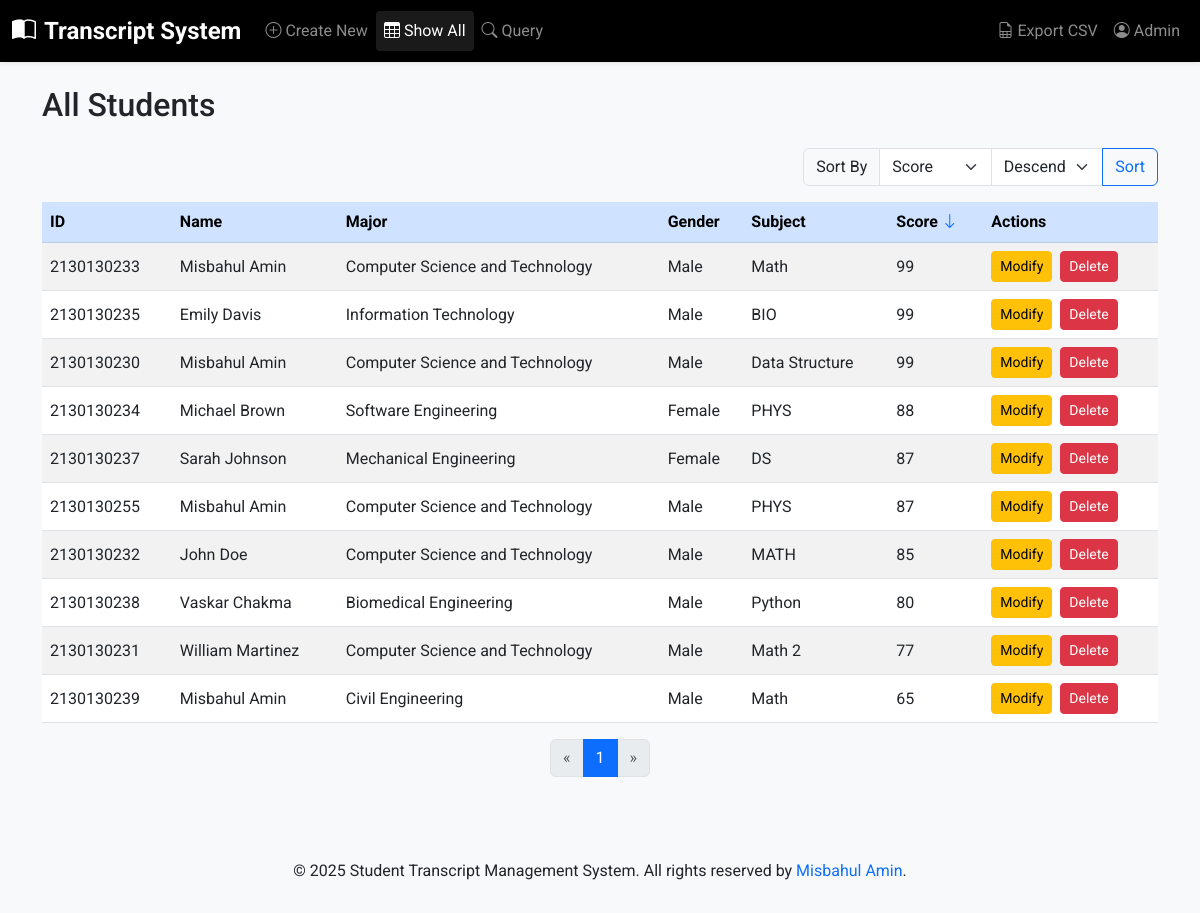
Page /list/?sort=score&order=desc on the committed database.
### students/models.py (models this page shows, shortened)
class Student(models.Model):
    MAJOR_CHOICES = [
    ('CST', 'Computer Science and Technology'),
    ('SE', 'Software Engineering'),
    ('IT', 'Information Technology'),
    ('ECE', 'Electronics and Communication Engineering'),
    ('ME', 'Mechanical Engineering'),
    ('EE', 'Electrical Engineering'),
    ('CE', 'Civil Engineering'),
    ('AE', 'Aerospace Engineering'),
    ('BME', 'Biomedical Engineering'),
    ('CHE', 'Chemical Engineering'),
    ('ENV', 'Environmental Engineering'),
    ('DS', 'Data Science'),
    ('AI', 'Artificial Intelligence'),
    ('CY', 'Cybersecurity'),
    ('IS', 'Information Systems'),
    ('BT', 'Biotechnology'),
    ('PH', 'Physics'),
    ('CH', 'Chemistry'),
    ('MA', 'Mathematics'),
    ('ECO', 'Economics'),
]
    GENDER_CHOICES = [
        ('Male', 'Male'),
        ('Female', 'Female'),
        ('Other', 'Other'),
    ]
    major = models.CharField(max_length=50, choices=MAJOR_CHOICES)
    student_id = models.CharField(max_length=20, unique=True)
    name = models.CharField(max_length=100)
    gender = models.CharField(max_length=10, choices=GENDER_CHOICES)
    subject = models.CharField(max_length=100)
    score = models.PositiveIntegerField()

### students/views.py (the view)
# urls.py: path('list/', views.list_students, name='list_students'),
def list_students(request):
    sort_by = request.GET.get('sort', 'student_id')
    order = request.GET.get('order', 'asc')
    if sort_by not in ['student_id', 'score']:
        sort_by = 'student_id'
    if order == 'desc':
        sort_by = '-' + sort_by
    students = Student.objects.all().order_by(sort_by)
    paginator = Paginator(students, 10)  # Show 10 students per page
    page_number = request.GET.get('page')
    page_obj = paginator.get_page(page_number)
    return render(request, 'students/list_students.html', {'page_obj': page_obj, 'sort': sort_by.strip('-'), 'order': order})

### templates/students/list_students.html (shortened to what this page needs)
{% extends 'base.html' %}
{% block content %}
<h2 class="mb-4">All Students</h2>
<div class="d-flex justify-content-end mb-3">
    <form method="get" class="form-inline">
        <div class="input-group">
            <label class="input-group-text" for="sort">Sort By</label>
            <select class="form-select" id="sort" name="sort">
                <option value="score" {% if sort == 'score' %}selected{% endif %}>Score</option>
            </select>
            <select class="form-select" name="order">
                <option value="desc" {% if order == 'desc' %}selected{% endif %}>Descending</option>
            </select>
            <button class="btn btn-outline-primary" type="submit">Sort</button>
        </div>
    </form>
</div>
<div class="table-responsive">
    <table class="table table-striped table-hover align-middle">
        <thead class="table-primary">
            <tr>
                <th>ID </th>
                <th>Name</th>
                <th>Major</th>
                <th>Gender</th>
                <th>Subject</th>
                <th>Score <a href="?sort=score&order={% if sort == 'score' and order == 'asc' %}desc{% else %}asc{% endif %}">
                    {% if sort == 'score' %}
                        {% if order == 'asc' %}
                            <i class="bi bi-arrow-up"></i>
                        {% else %}
                            <i class="bi bi-arrow-down"></i>
                        {% endif %}
                    {% endif %}
                </a></th>
                <th>Actions</th>
            </tr>
        </thead>
        <tbody>
            {% for student in page_obj.object_list %}
                <tr>
                    <td>{{ student.student_id }}</td>
                    <td>{{ student.name }}</td>
                    <td>{{ student.get_major_display }}</td>
                    <td>{{ student.gender }}</td>
                    <td>{{ student.subject }}</td>
                    <td>{{ student.score }}</td>
                    <td>
                        <a href="{% url 'students:modify_student' student.pk %}" class="btn btn-sm btn-warning me-1">Modify</a>
                        <a href="{% url 'students:delete_student' student.pk %}" class="btn btn-sm btn-danger">Delete</a>
                    </td>
                </tr>
            {% empty %}
                <tr>
                    <td colspan="7" class="text-center">No students found.</td>
                </tr>
            {% endfor %}
        </tbody>
    </table>
</div>
<nav aria-label="Page navigation">
    <ul class="pagination justify-content-center">
        {% if page_obj.has_previous %}
            <li class="page-item">
                <a class="page-link" href="?page={{ page_obj.previous_page_number }}&sort={{ sort }}&order={{ order }}" aria-label="Previous">
                    <span aria-hidden="true">&laquo;</span>
                </a>
            </li>
        {% else %}
            <li class="page-item disabled">
                <span class="page-link" aria-label="Previous">
                    <span aria-hidden="true">&laquo;</span>
                </span>
            </li>
        {% endif %}
        {% for num in page_obj.paginator.page_range %}
            {% if page_obj.number == num %}
                <li class="page-item active"><span class="page-link">{{ num }}</span></li>
            {% elif num > page_obj.number|add:'-3' and num < page_obj.number|add:'3' %}
                <li class="page-item"><a class="page-link" href="?page={{ num }}&sort={{ sort }}&order={{ order }}">{{ num }}</a></li>
            {% endif %}
        {% endfor %}
        {% if page_obj.has_next %}
            <li class="page-item">
                <a class="page-link" href="?page={{ page_obj.next_page_number }}&sort={{ sort }}&order={{ order }}" aria-label="Next">
                    <span aria-hidden="true">&raquo;</span>
                </a>
            </li>
        {% else %}
            <li class="page-item disabled">
                <span class="page-link" aria-label="Next">
                    <span aria-hidden="true">&raquo;</span>
                </span>
            </li>
        {% endif %}
    </ul>
</nav>
{% endblock %}

### static/css/styles.css (style rules this page uses)
body { background-color: #f8f9fa; font-family: 'Roboto', sans-serif; }
.btn-primary, .btn-success, .btn-warning { transition: background-color 0.3s, color 0.3s; }
.mb-4 { margin-bottom: 1.5rem !important; }

### rows in the picture
Student: student_id "2130130233", name "Misbahul Amin", major "Computer Science and Technology", gender "Male", subject "Math", score "99"
Student: student_id "2130130235", name "Emily Davis", major "Information Technology", gender "Male", subject "BIO", score "99"
Student: student_id "2130130230", name "Misbahul Amin", major "Computer Science and Technology", gender "Male", subject "Data Structure", score "99"
Student: student_id "2130130234", name "Michael Brown", major "Software Engineering", gender "Female", subject "PHYS", score "88"
Student: student_id "2130130237", name "Sarah Johnson", major "Mechanical Engineering", gender "Female", subject "DS", score "87"
Student: student_id "2130130255", name "Misbahul Amin", major "Computer Science and Technology", gender "Male", subject "PHYS", score "87"
Student: student_id "2130130232", name "John Doe", major "Computer Science and Technology", gender "Male", subject "MATH", score "85"
Student: student_id "2130130238", name "Vaskar Chakma", major "Biomedical Engineering", gender "Male", subject "Python", score "80"
Student: student_id "2130130231", name "William Martinez", major "Computer Science and Technology", gender "Male", subject "Math 2", score "77"
Student: student_id "2130130239", name "Misbahul Amin", major "Civil Engineering", gender "Male", subject "Math", score "65"

### other values in the picture
{{ num }} "1"
